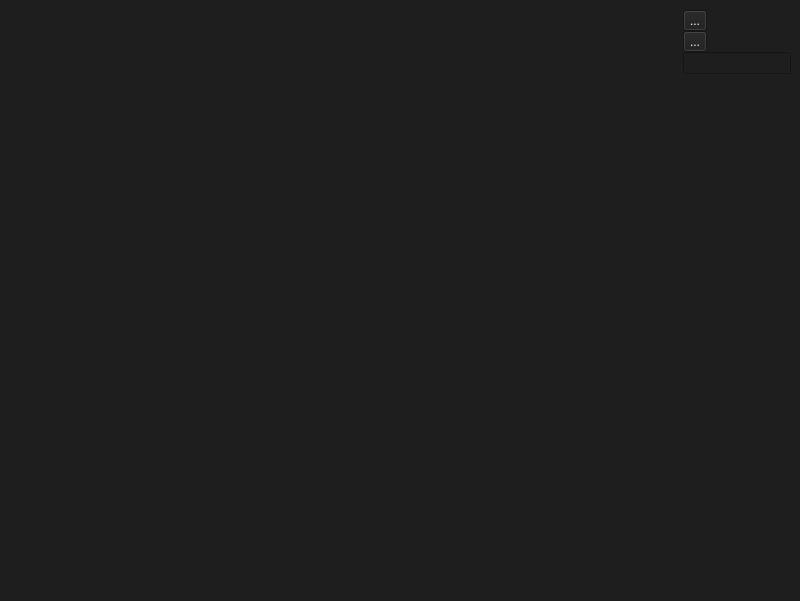
<?xml version="1.0" encoding="UTF-8"?>
<ui version="4.0">
 <class>Form</class>
 <widget class="QWidget" name="Form">
  <property name="geometry">
   <rect>
    <x>0</x>
    <y>0</y>
    <width>800</width>
    <height>601</height>
   </rect>
  </property>
  <property name="windowTitle">
   <string>Form</string>
  </property>
  <property name="styleSheet">
   <string notr="true">background-color:rgb(30, 30, 30)</string>
  </property>
  <widget class="QWidget" name="horizontalLayoutWidget">
   <property name="geometry">
    <rect>
     <x>10</x>
     <y>10</y>
     <width>781</width>
     <height>581</height>
    </rect>
   </property>
   <layout class="QHBoxLayout" name="HBlayout" stretch="2,0">
    <property name="sizeConstraint">
     <enum>QLayout::SetMaximumSize</enum>
    </property>
    <item>
     <layout class="QVBoxLayout" name="verticalLayout_3">
      <property name="spacing">
       <number>0</number>
      </property>
     </layout>
    </item>
    <item>
     <layout class="QVBoxLayout" name="VBlayout" stretch="0,0,0">
      <property name="spacing">
       <number>0</number>
      </property>
      <property name="sizeConstraint">
       <enum>QLayout::SetMaximumSize</enum>
      </property>
      <item>
       <widget class="QToolButton" name="btnLoad">
        <property name="styleSheet">
         <string notr="true">color:white;</string>
        </property>
        <property name="text">
         <string>...</string>
        </property>
       </widget>
      </item>
      <item>
       <widget class="QToolButton" name="btnPixInfo">
        <property name="styleSheet">
         <string notr="true">color:white;</string>
        </property>
        <property name="text">
         <string>...</string>
        </property>
       </widget>
      </item>
      <item>
       <widget class="QLineEdit" name="editPixInfo">
        <property name="sizePolicy">
         <sizepolicy hsizetype="Fixed" vsizetype="Fixed">
          <horstretch>0</horstretch>
          <verstretch>0</verstretch>
         </sizepolicy>
        </property>
        <property name="styleSheet">
         <string notr="true">color:white;</string>
        </property>
       </widget>
      </item>
     </layout>
    </item>
   </layout>
  </widget>
 </widget>
 <resources/>
 <connections/>
</ui>
